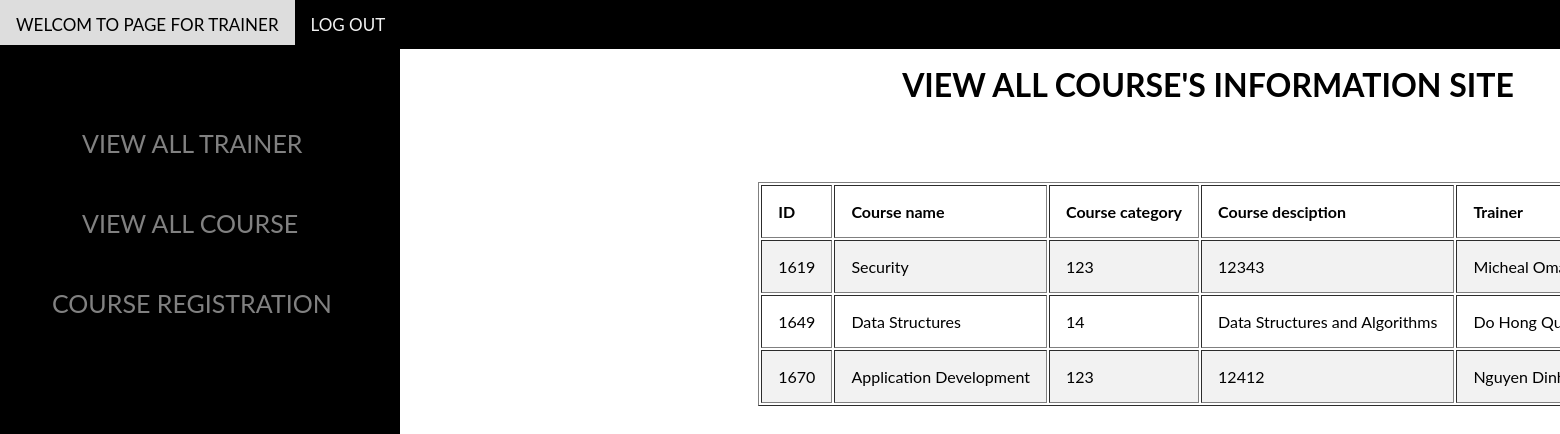
Page /trainer1.php on the committed database.
### tables this page shows
CREATE TABLE `course` (
  `CourseID` varchar(255) NOT NULL,
  `CourseName` varchar(255) NOT NULL,
  `CousreCate` varchar(255) NOT NULL,
  `CourseDes` varchar(255) NOT NULL,
  `Trainer` varchar(255) NOT NULL
);

### db.php (called while the page is built, shortened)
<?php
$hostname = 'localhost';
$username='root';
$password='';
$dbname='1670';
$port=3306;
function query($sql)
{
    global $hostname;
    global $username;
    global $password;
    global $dbname;
    global $port;
    $conn = new mysqli($hostname, $username, $password, $dbname, $port);
    $result = $conn->query($sql);
    $rows = mysqli_fetch_all($result);
    return $rows;
}
?>

### trainer1.php (the view, shortened to what this page needs)
<!DOCTYPE html>
<html>
<head>
    <link rel="stylesheet" type="text/css" href="addstyle.css">
</head>
<body>
<body>
    <div class="navbar">
  <a href="#">WELCOM TO PAGE FOR TRAINER</a>
  <a href="loginform1.php">LOG OUT</a>
</div>
<div class="sidenav">
    <br><br><br>
    <a href="trainer.php" style="margin-left:50px;">VIEW ALL TRAINER</a>
    <br><br>
    <a href="trainer1.php" style="margin-left:50px;">VIEW ALL COURSE</a>
    <br><br>
    <a href="regiscoursefortrainer.php" style="margin-left:20px">COURSE REGISTRATION</a>
</div>
<div class="main" style="width: 1600px;">
<h1 style="text-align: center;">VIEW ALL COURSE'S INFORMATION SITE</h1>
<table border="1px" style="margin-left: auto;margin-right: auto;">
    <tr>
    <th>ID</th>
    <th>Course name</th>
    <th>Course category</th>
    <th>Course desciption</th>
    <th>Trainer</th>
    </tr>
<?php
    require_once('./db.php');
    $sql = "Select * From course";
    $rows = query($sql);
    foreach($rows as $r)
    {
        ?>
        <tr>
            <td align="center"><?=$r[0]?></td>
            <td align="center"><?=$r[1]?></td>
            <td align="center"><?=$r[2]?></td>
            <td align="center"><?=$r[3]?></td>
            <td align="center"><?=$r[4]?></td><br>
        </tr>
        <?php
    }
?>
</table>

### addstyle.css (style rules this page uses)
.navbar { overflow: hidden; background-color: black; position: fixed; top: 0; left: 0; width: 100%; }
.navbar a { float: left; display: block; color: #f2f2f2; text-align: center; padding: 14px 16px; text-decoration: none; font-size: 17px; }
th, td { text-align: left; padding: 16px; }
tr:nth-child(even) { background-color: #f2f2f2; }
body { font-family: "Lato", sans-serif; }
.sidenav { height: 100%; width: 400px; position: fixed; top: 45px; left: 0; background-color: black; overflow-x: hidden; padding-top: 20px; }
.sidenav a { padding: 6px 6px 6px 32px; text-decoration: none; font-size: 25px; color: #818181; display: block; }
.main { margin-left: 400px; margin-top: 65px; }

### rows in the picture
course: CourseID "1619", CourseName "Security", CousreCate "123", CourseDes "12343", Trainer "Micheal…"
course: CourseID "1649", CourseName "Data Structures", CousreCate "14", CourseDes "Data Structures and Algorithms", Trainer "Do Hong…"
course: CourseID "1670", CourseName "Application Development", CousreCate "123", CourseDes "12412", Trainer "Nguyen…"
